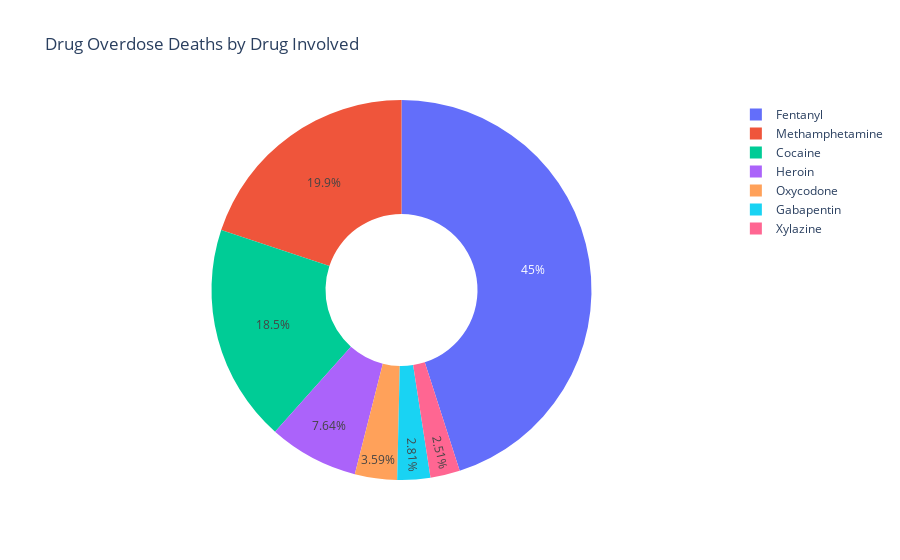

Notebook code cell kept with this figure:
### Code cell
import pandas as pd
import plotly.express as px

# Load the CSV file
csv_file = 'data/PDOD_specific_cleaned.csv'
df = pd.read_csv(csv_file)

# Ensure required columns exist
if 'drug_involved' in df.columns and 'drug_overdose_deaths' in df.columns:
    # Group by 'drug_involved' and sum the corresponding values
    drug_sums = df.groupby('drug_involved')['drug_overdose_deaths'].sum().reset_index()

    # Create a donut chart
    fig = px.pie(drug_sums, values='drug_overdose_deaths', names='drug_involved', 
                 title="Drug Overdose Deaths by Drug Involved",
                 hole=0.4)  # Creates a donut chart

    # Show the chart
    fig.show()
else:
    print("Error: Required columns ('drug_involved', 'drug_overdose_deaths') not found in the CSV file.")

### Figure 1 — Plotly figure (JSON) as saved in the notebook; plotly's stock layout.template omitted (floating-point values rounded to 4 significant figures)
{"data": [{"domain": {"x": [0, 1], "y": [0, 1]}, "hole": 0.4, "hovertemplate": "drug_involved=%{label}<br>drug_overdose_deaths=%{value}<extra></extra>", "labels": ["Cocaine", "Fentanyl", "Gabapentin", "Heroin", "Methamphetamine", "Oxycodone", "Xylazine"], "legendgroup": "", "name": "", "showlegend": true, "type": "pie", "values": [3194626, 7772740, 484432, 1317832, 3433454, 619234, 433517]}], "layout": {"legend": {"tracegroupgap": 0}, "title": {"text": "Drug Overdose Deaths by Drug Involved"}}}
